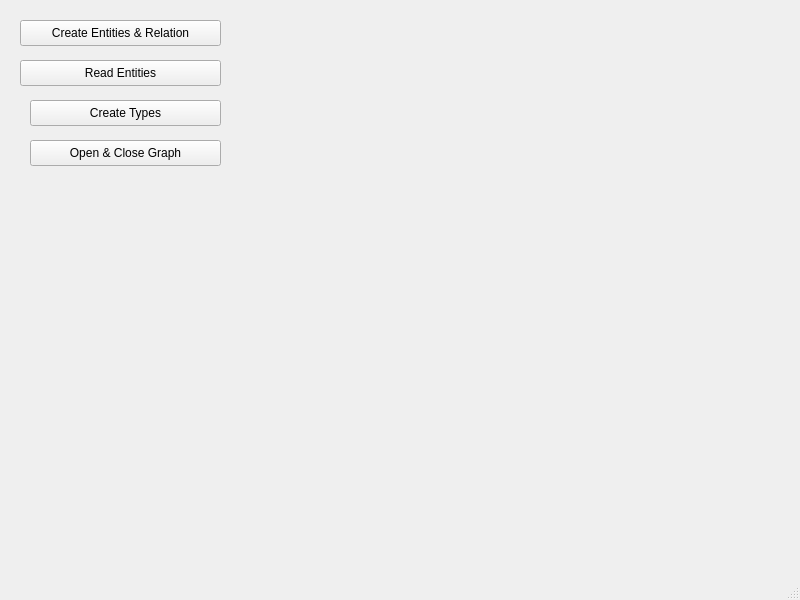
<?xml version="1.0" encoding="UTF-8"?>
<ui version="4.0">
 <class>MainWindow</class>
 <widget class="QMainWindow" name="MainWindow">
  <property name="geometry">
   <rect>
    <x>0</x>
    <y>0</y>
    <width>800</width>
    <height>600</height>
   </rect>
  </property>
  <property name="windowTitle">
   <string>MainWindow</string>
  </property>
  <widget class="QWidget" name="centralwidget">
   <widget class="QPushButton" name="pushButton">
    <property name="geometry">
     <rect>
      <x>20</x>
      <y>20</y>
      <width>201</width>
      <height>26</height>
     </rect>
    </property>
    <property name="text">
     <string>Create Entities &amp;&amp; Relation</string>
    </property>
   </widget>
   <widget class="QPushButton" name="pushButton_2">
    <property name="geometry">
     <rect>
      <x>20</x>
      <y>60</y>
      <width>201</width>
      <height>26</height>
     </rect>
    </property>
    <property name="text">
     <string>Read Entities</string>
    </property>
   </widget>
   <widget class="QPushButton" name="pushButton_3">
    <property name="geometry">
     <rect>
      <x>30</x>
      <y>100</y>
      <width>191</width>
      <height>26</height>
     </rect>
    </property>
    <property name="text">
     <string>Create Types</string>
    </property>
   </widget>
   <widget class="QPushButton" name="pushButton_4">
    <property name="geometry">
     <rect>
      <x>30</x>
      <y>140</y>
      <width>191</width>
      <height>26</height>
     </rect>
    </property>
    <property name="text">
     <string>Open &amp;&amp; Close Graph</string>
    </property>
   </widget>
  </widget>
  <widget class="QMenuBar" name="menubar">
   <property name="geometry">
    <rect>
     <x>0</x>
     <y>0</y>
     <width>800</width>
     <height>23</height>
    </rect>
   </property>
  </widget>
  <widget class="QStatusBar" name="statusbar"/>
 </widget>
 <resources/>
 <connections/>
</ui>
